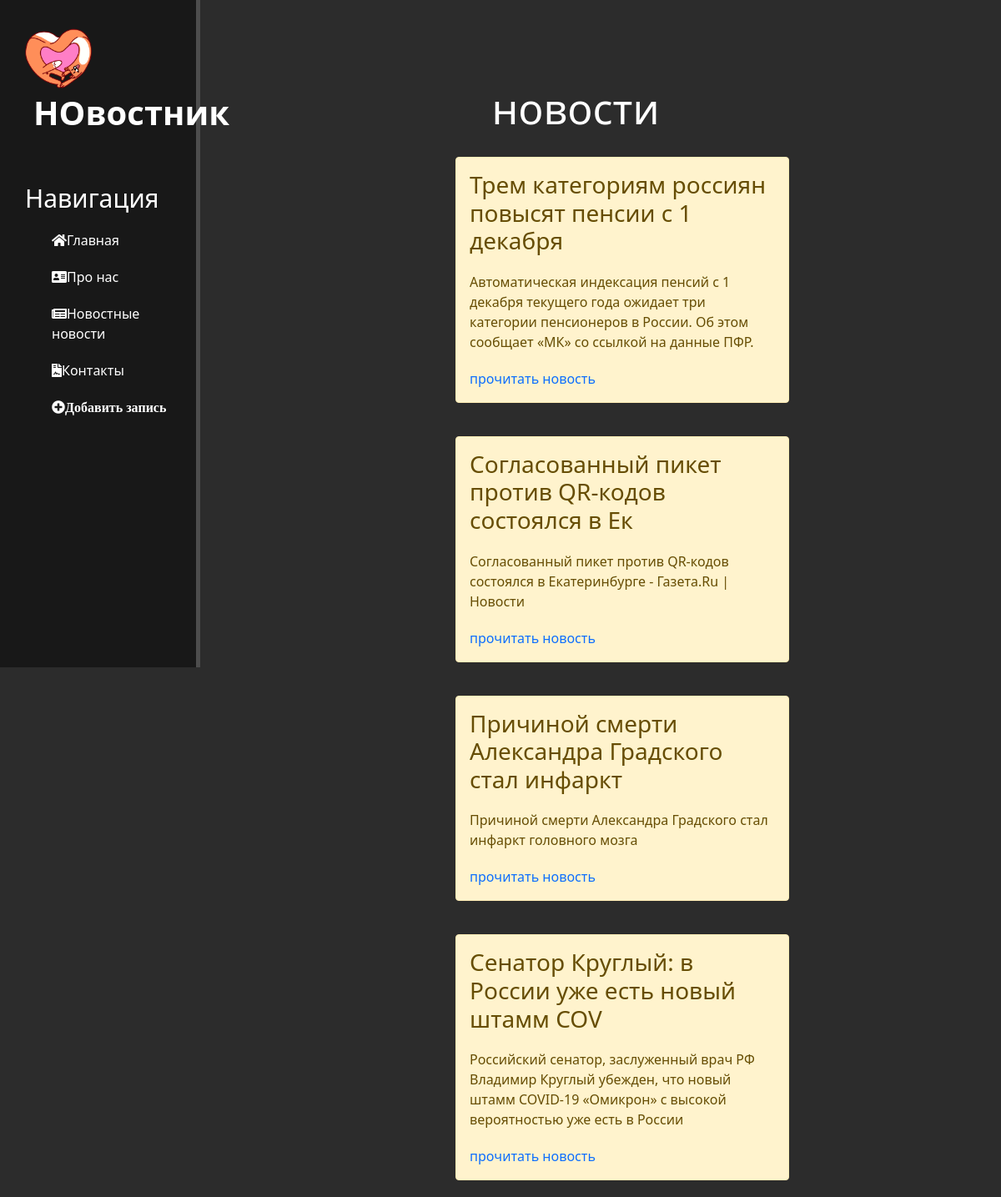
Page /news/ on the committed database.
### news/models.py (models this page shows, shortened)
class Articles(models.Model):
    title = models.CharField('Название', max_length=50, null=True)
    anons = models.CharField('Анонс', max_length=250, null=True)
    full_text = models.TextField('Статья', null=True)
    time = models.DateTimeField('Дата публикации', null=True)
    counter = 0
    class Meta:
        verbose_name = 'Новость'
        verbose_name_plural = 'Новости'

### news/views.py (the view)
# urls.py: path('', views.news_home, name='news_home'),
def news_home(request):
    news = Articles.objects.order_by('-time')
    return render(request, 'news/news_home.html', {'news': news})

### news/templates/news/news_home.html (shortened to what this page needs)
{%extends 'main/layout.html'%}
{%block content%}
<div class="feauters">
    <h1> новости </h1>
        {%for el in news%}
        <div class="alert alert-warning">
            <h3>{{el.title}}</h3>
            <p>{{el.anons}}</p>
            <a href="{% url 'news-detail' el.pk %}" class="all-articles" >
                    прочитать новость
            </a>
        </div>
        {%endfor%}
</div>
{% endblock %}

### main/templates/main/layout.html (shortened to what this page needs)
{% load static %}
<!doctype html>
<html lang="en">
<head>
    <link rel="stylesheet" href="https://cdn.jsdelivr.net/npm/bootstrap@5.1.1/dist/css/bootstrap.min.css">
    <link rel="stylesheet" href="{% static 'main/css/main.css' %}">
    <link  rel="stylesheet" href="https://use.fontawesome.com/releases/v5.8.2/css/all.css">
</head>
<body>
    <aside>
        <img src="{% static 'main/img/logo.png' %}" alt="Лого">
        <span class="logo">НОвостник </span>
        <h3>Навигация</h3>
        <ul>
             <a href="{% url 'home' %}"> <li><i class="fas fa-home"> </i>Главная</li></a>
             <a href="{% url 'about'%}"> <li><i class="fas fa-address-card"></i>Про нас</li></a>
             <a href="{% url 'news_home'%}"> <li><i class="fas fa-newspaper"></i>Новостные новости</li></a>
             <a href="{% url 'contact'%}"> <li><i class="fas fa-file-contract"></i>Контакты</li></a>
            <a href="{% url 'create'%}"> <li><i class="fas fa-plus-circle">Добавить запись</i></li></a>
        </ul>
    </aside>
    <main>
        {% block content %}
        {% endblock %}
    </main>
</body>
</html>

### main/static/main/css/main.css (style rules this page uses)
body { background: #2c2c2c; }
aside { float: left; background: #181818; width:20%; padding: 2.5%; height: 100vh; color: #fff; border-right: 5px solid #4d4d4d; }
aside img { width: 80px; float: left; transition: all 0.5s ease-in-out 0s; }
aside .logo { font-size:40px; margin-left: 10px; font-weight: bold; position: relative; top:-5px; }
aside h3 { margin-top:50px; font-size: 30px; }
aside ul { list-style: none; }
aside ul li { color:#ffffff; display: block; margin-top: 20px; transition: transform .5s ease; }
a { text-decoration: none; }
main .feauters { float: left; color: #ffffff; margin-top: 100px; text-align:center; width: 75%; }
main .feauters h1 { font-size: 50px }
main .feauters p { max-width: 400px;margin: 20px auto }
.alert-warning { float: left; clear: both; width: 400px; margin: 20px 34%; text-align: left; }

### rows in the picture
Articles: title "Трем категориям россиян повысят пенсии с 1 декабря", anons "Автоматическая индексация пенсий с 1 декабря текущего года ожидает три категории пенсионеров в России. Об этом сообщает «МК» со ссылкой на данные ПФР."
Articles: title "Согласованный пикет против QR-кодов состоялся в Ек", anons "Согласованный пикет против QR-кодов состоялся в Екатеринбурге - Газета.Ru | Новости"
Articles: title "Причиной смерти Александра Градского стал инфаркт", anons "Причиной смерти Александра Градского стал инфаркт головного мозга"
Articles: title "Сенатор Круглый: в России уже есть новый штамм COV", anons "Российский сенатор, заслуженный врач РФ Владимир Круглый убежден, что новый штамм COVID-19 «Омикрон» с высокой вероятностью уже есть в России"
